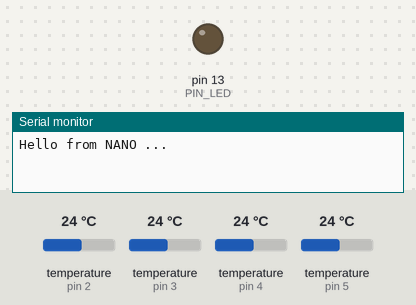
Bench run of a sketch on a simulated Arduino Uno, built with avr-gcc and run on an emulated ATmega328P. Shown: output pins drawn as LEDs (lit = HIGH), the last lines printed to the serial monitor. Inputs (shaded band) come from the test bench; at power-on: temperature (sensors on pin 2, pin 3, pin 4, pin 5) 24 °C. Random numbers use the default seed unless the sketch sets one; pins used as bus, display or sensor lines are not drawn.

Above: at 0.1 s.
At 92.4 s:
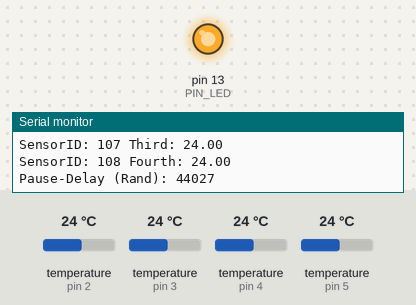
Timing chart, 0 to 99.2 s (numbered marks = the images above):
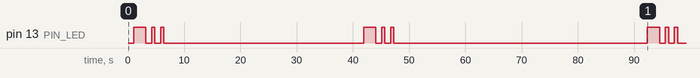

Measured:
- by itself, pin 13 (PIN_LED): LOW → HIGH at 1.0 s, → LOW 2.2 s later, → HIGH 1.0 s later, → LOW 0.58 s later, … (18 changes in this stretch)

The sketch:

NANO_DS1820_4Fach.ino
```cpp
// (licence header left out)
//**************************************************************
// Thanks to: http://www.f6fbb.org/domo/sensors/tx3_th.php
// Thanks to: http://forum.arduino.cc/index.php?topic=155483.0
// Thanks to: https://forum.fhem.de/index.php/topic,50333.0.html
//**************************************************************
//  OneWire DS18S20, DS18B20, DS1822 Temperature Version
//  using this Arduino Library: http://www.pjrc.com/teensy/td_libs_OneWire.html
//  The DallasTemperature library can do all this work for you!
//  http://milesburton.com/Dallas_Temperature_Control_Library
//  http://images.google.de/imgres?imgurl=http://www.tweaking4all.com/wp-content/uploads/2014/03/ds18b20-waterproof.jpg&imgrefurl=http://www.tweaking4all.com/hardware/arduino/arduino-ds18b20-temperature-sensor/&h=988&w=800&tbnid=mowdJDteDQmw_M:&tbnh=104&tbnw=84&docid=7g-v-bKlWHiqKM&usg=__9sTNcsYyWEgAZF-aP5rpUuvCyio=&sa=X&ved=0ahUKEwiRvJfp44HMAhVDDCwKHc1OBgcQ9QEIKjAB
//  http://www.tweaking4all.com/hardware/arduino/arduino-ds18b20-temperature-sensor/
//  https://github.com/PaulStoffregen/OneWire
//  https://arduino-info.wikispaces.com/Brick-Temperature-DS18B20
//  https://arduino-info.wikispaces.com/MultipleTemperatureSensorsToLCD
//  http://www.pjrc.com/teensy/td_libs_OneWire.html
//
//  Hardware Overview and HowTo:
//  http://www.tweaking4all.com/hardware/arduino/arduino-ds18b20-temperature-sensor/
//
//  Additionals:
//  https://gcc.gnu.org/onlinedocs/gcc-3.1/cpp/Standard-Predefined-Macros.html
//  https://gcc.gnu.org/onlinedocs/gcc-3.1/cpp/Invocation.html#Invocation
//  https://gcc.gnu.org/onlinedocs/gcc/Preprocessor-Options.html
//

/* How to connect multiple Sensors:
The DS18B20 Digital Temperature sensor allows you to set multiple in parallel. When doing this, the OneWire library will read all sensors.
For larger networks of sensors (more than 10), using smaller resistors should be considered, for example 1.6 KΩ or even less.
It has been observed that large amounts of sensors (more than 10) in the same network can cause issues (colliding data),
and for that purpose an additional resistor of say 100 … 120 Ω should be added between the data line to the Arduino and the data pin of the sensor, for each sensor !
***/
/*
 * Nano Version:  variable delatime between single send to avoid interference-conflicts with steady time sending sensors.
 *                RCSwitch-Lib added locally.
 */
/******************************************************************************************************************************************************/
//#include "Narcoleptic.h"
#include <Arduino.h>
#include "LaCrosse.h"   //liegen lokal im Verzeichnis!
#include "OneWire.h"    //liegen lokal im Verzeichnis!
#include "RCSwitch.h"   //liegen lokal im Verzeichnis!


//#include <DallasTemperature\DallasTemperature.h>

#define SENSOR_BASIS_ID       105
#define SENSOR_ID_0           SENSOR_BASIS_ID
#define SENSOR_ID_1           SENSOR_BASIS_ID + 1
#define SENSOR_ID_2           SENSOR_BASIS_ID + 2
#define SENSOR_ID_3           SENSOR_BASIS_ID + 3

// Nano-Belegung
#define DALLAS_SENSOR_PIN_0   2       // Nano Belegung ab D2 = PD2
#define DALLAS_SENSOR_PIN_1   3       //
#define DALLAS_SENSOR_PIN_2   4       //
#define DALLAS_SENSOR_PIN_3   5       //
#define TX_433_PIN            12      // PB4 = D12
#define RX_433_PIN            11      // optional 433-RX for RCSwitch

#define PIN_SEND              TX_433_PIN    //--- where digal pin 433 Sender is connected PB0 on ATtiny-85 pin 5 = PB0
#define PIN_LED               13            // Nano Led Pin

//--- prepared for multiple sensor-readings
#define MAXSENSORS            4
#define OW_ROMCODE_SIZE       8

// static 18B20-Instances
OneWire  ds_00(DALLAS_SENSOR_PIN_0);      // on arduino port pin 2 (a 4.7K resistor is necessary, between Vcc and DQ-Pin   1=VCC 2=DQ 3=GND, top view + straight side left)
OneWire  ds_01(DALLAS_SENSOR_PIN_1);
OneWire  ds_02(DALLAS_SENSOR_PIN_2);
OneWire  ds_03(DALLAS_SENSOR_PIN_3);

//--- t,h - floats as Temperature and Humidity part of LaCrosseClass
//--- Message String for // Serial Debug + sprintf buffers
/*
char msg[80];
char tmsg[10];
char hmsg[10];
*/

//--- hold sensor id's
uint8_t gSensorIDs[MAXSENSORS][OW_ROMCODE_SIZE];
unsigned long previousMillis;
unsigned long interval = 5;
byte ledState;
byte onlyOnce = 0;
long randomNumber;

//--- prototypes
void ReadSingleOneWireSensor(OneWire ds);

//------------------------------------------------
void setup()
{
  Serial.begin(57600);

  //--- Serial.begin(115200);
  pinMode(PIN_SEND, OUTPUT);
  pinMode(PIN_LED, OUTPUT);
  pinMode(RX_433_PIN, INPUT);

  //--- preset first SensorId
  LaCrosse.bSensorId = SENSOR_BASIS_ID;

  //--- get a real seed
  randomSeed(analogRead(A0));

  delay(1);
}
//-----------------------------------
void loop()
{
  if (onlyOnce == 0)
  {
    Serial.println("Hello from NANO ...");
    onlyOnce = 1;
  }

  //--- Sensor_1

  LaCrosse.t = 0.0;
  LaCrosse.bSensorId = SENSOR_ID_0;
  ReadSingleOneWireSensor(ds_00);
  digitalWrite(PIN_LED, HIGH);
  LaCrosse.sendTemperature();
  digitalWrite(PIN_LED, LOW);

  Serial.print("SensorID: ");
  Serial.print((byte)LaCrosse.bSensorId);
  Serial.print(" First: ");
  Serial.println((double) LaCrosse.t);

  randomNumber = random(2000);
  delayMicroseconds(1000 + randomNumber );

  //--- Sensor_2
  digitalWrite(PIN_LED, HIGH);
  LaCrosse.t = 0.0;
  ReadSingleOneWireSensor(ds_01);
  LaCrosse.bSensorId = SENSOR_ID_1;
  digitalWrite(PIN_LED, HIGH);
  LaCrosse.sendTemperature();
  digitalWrite(PIN_LED, LOW);

  randomNumber = random(2000);
  delayMicroseconds(1000 + randomNumber);

  Serial.print("SensorID: ");
  Serial.print((byte)LaCrosse.bSensorId);
  Serial.print(" Second: ");
  Serial.println((double)LaCrosse.t);

  //--- Sensor_3

  LaCrosse.t = 0.0;
  LaCrosse.bSensorId = SENSOR_ID_2;
  ReadSingleOneWireSensor(ds_02);
  digitalWrite(PIN_LED, HIGH);
  LaCrosse.sendTemperature();
  digitalWrite(PIN_LED, LOW);

  randomNumber = random(2000);
  delayMicroseconds(1000 + randomNumber);

  Serial.print("SensorID: ");
  Serial.print((byte)LaCrosse.bSensorId);
  Serial.print(" Third: ");
  Serial.println((double)LaCrosse.t);

  //--- Sensor_4
  LaCrosse.t = 0.0;
  LaCrosse.bSensorId = SENSOR_ID_3;
  ReadSingleOneWireSensor(ds_03);
  digitalWrite(PIN_LED, HIGH);
  LaCrosse.sendTemperature();
  digitalWrite(PIN_LED, LOW);

  Serial.print("SensorID: ");
  Serial.print((byte)LaCrosse.bSensorId);
  Serial.print(" Fourth: ");
  Serial.println((double)LaCrosse.t);

  //blinking();
  randomNumber = random(15000);
  randomNumber += 30000;

  Serial.print("Pause-Delay (Rand): ");
  Serial.println((long)randomNumber);
  Serial.println("");
  Serial.println("");

  delay(randomNumber);


  ////--- wait a second between radio-transfers
  //// LaCrosse.sleep(1);
  ////LaCrosse.sendHumidity();
  ////LaCrosse.sleep(50); /* has no power-reduction! */

  ////--- preserve more power during sleep phase
  //pinMode(DALLAS_SENSOR_PIN, INPUT);
  //LaCrosse.setTxPinMode(INPUT);

  ////--- we will wait 5 minutes in reduced power consumption until next data are send.
  //Narcoleptic.delay_minutes(3);

  ////--- set back to normal operation mode
  //pinMode(DALLAS_SENSOR_PIN, OUTPUT);
  //LaCrosse.setTxPinMode(OUTPUT);
}

void ReadSingleOneWireSensor(OneWire ds)
{
  //--- h + t variables holding measurement results
  //--- we do not have a humidity sensor, preset a fictive value
  LaCrosse.h = 12.3;

  //--- read temperature as Celsius (the default), reading now from 18x20-Sensors
  //LaCrosse.t = 27.1;

  //--- 18B20 stuff
  byte i;
  byte present = 0;
  byte type_s;
  byte data[12];
  byte addr[8];
  float celsius, fahrenheit;

  if (!ds.search(addr))
  {
    ds.reset_search();
    delay(250);
    return;
  }

  if (OneWire::crc8(addr, 7) != addr[7])
  {
    //Serial.println("CRC is not valid!");
    //--- blink Led instead?
    return;
  }

  //--- the first ROM byte indicates which chip
  switch (addr[0])
  {
  case 0x10:
    //Serial.println("  Chip = DS18S20");  // or old DS1820
    type_s = 1;
    break;
  case 0x28:
    // Serial.println("  Chip = DS18B20");
    type_s = 0;
    break;
  case 0x22:
    // Serial.println("  Chip = DS1822");
    type_s = 0;
    break;
  default:
    // Serial.println("Device is not a DS18x20 family device.");
    return;
  }

  ds.reset();

  ds.select(addr);

  ds.write(0x44);        // start conversion, use alternatively ds.write(0x44,1) with parasite power on at the end

  delay(1000);     // maybe 750ms is enough, maybe not
           // we might do a ds.depower() here, but the reset will take care of it.

  present = ds.reset();

  ds.select(addr);

  ds.write(0xBE);         //--- read scratchpad

  for (i = 0; i < 9; i++)
  {
    //--- we need 9 bytes
    data[i] = ds.read();
  }

  //--- Convert the data to actual temperature
  //--- because the result is a 16 bit signed integer, it should
  //--- be stored to an "int16_t" type, which is always 16 bits
  //--- even when compiled on a 32 bit processor.
  int16_t raw = (data[1] << 8) | data[0];
  if (type_s)
  {
    raw = raw << 3;     //--- 9 bit resolution default
    if (data[7] == 0x10)
    {
      //--- "count remain" gives full 12 bit resolution
      raw = (raw & 0xFFF0) + 12 - data[6];
    };
  }
  else
  {
    byte cfg = (data[4] & 0x60);
    // at lower res, the low bits are undefined, so let's zero them
    if (cfg == 0x00) raw = raw & ~7;  // 9 bit resolution, 93.75 ms
    else if (cfg == 0x20) raw = raw & ~3; // 10 bit res, 187.5 ms
    else if (cfg == 0x40) raw = raw & ~1; // 11 bit res, 375 ms
                        //// default is 12 bit resolution, 750 ms conversion time
  };

  celsius = (float)raw / 16.0;
  fahrenheit = celsius * 1.8 + 32.0;

  //--- t (float) is sended value  by LaCrosse,
  // use alternatively LaCrosse.setSensorId(id)
  LaCrosse.t = celsius;

  //---- Check if any reads failed and exit early (to try again).
  if (isnan(LaCrosse.h) || isnan(LaCrosse.t))
  {
    // led blink?
    //--- signalize error condition
    LaCrosse.t = -99.0;
    LaCrosse.h = 99.9;
    return;
  };
}
//-------------------------------------------------------------------------
void blinking() {
  unsigned long currentMillis = millis();
  if (currentMillis - previousMillis > interval) {
    previousMillis = currentMillis;
    ledState = !ledState;
    digitalWrite(PIN_LED, ledState);
  }
}
//-------------------------------------------------------------------------
```

LaCrosse.cpp
```cpp
#include <Arduino.h>
#include "LaCrosse.h"

#ifndef PIN_SEND
	#define	PIN_SEND	12  // PB0 on Pin 5,  set TX to Arduino-D4 on PIN 3
#endif

#ifndef SENSORID
	#define SENSORID		122
#endif

#define MODELID		0x0A   //--- LaCrosse-Protocol: Fix defines a TX3 Sensor
#define COM_TEMP	0x00   //--- Command key for Transmitting Temperature
#define COM_HUM		0x0E   //--- Command key for Transmitting Humidity

#define DELAYTIME	60				//--- 1 Minutes delay between Measaurements
#define REPEATMSG   5				//--- No of repeats of radio message

volatile uint8_t bSensorId = 100;

//--- Message String for // Serial Debug + sprintf buffers
char msg[80];
char tmsg[10];
char hmsg[10];

int tens, ones, tenths;   //--- Nibles for tens, ones and tenths
int checksum;             //--- Nible for Checksum

//--- Dynamic nibles which will be calculated
int nible1, nible2, nible3, nible4, nible5;
int parity		= 0;       //--- Parity Bit

//--- Duration of pulses and delays
int iLongPulse	= 975;
int iShortPulse = 250;
int iDelay		= 1450;

//--- Temperature and Hunidity
//float t, h;

//---------------------------------
void LaCrosseClass::setTxPinMode(byte value)
{
	pinMode(PIN_SEND, value);
}

void LaCrosseClass::setSensorId(byte id)
{
	bSensorId = id;
}
//---------------------------------
void LaCrosseClass::O()
{ // sends zero
	digitalWrite(PIN_SEND, HIGH);
	delayMicroseconds(iLongPulse);
	digitalWrite(PIN_SEND, LOW);
	delayMicroseconds(iDelay);
}
//---------------------------------
void LaCrosseClass::I()
{ // sends onde
	digitalWrite(PIN_SEND, HIGH);
	delayMicroseconds(iShortPulse);
	digitalWrite(PIN_SEND, LOW);
	delayMicroseconds(iDelay);
}
//---------------------------------
void LaCrosseClass::CalcNibles()
{
	int idr;
	//-- left  nible of Model
	nible1 = MODELID / 0x10;
	// right  nible of Model
	nible2 = MODELID & 0xF;

	// Nible 4 is the left part of the SensorId
	// 1101 111?
	// 0110 1111
	nible4 = bSensorId / 0x08;
	//// Serial.println(nible4);

	// For Parity we need the last 3 bits of the Sensor ID
	idr = bSensorId & 0x7;

	// Parity bit makes even parity for sum
	parity = (nible4 + idr + tens + ones + tenths + tens + ones) & 0x1;

	// nible 5 is last 3 digits of Sensor and parity bit
	nible5 = ((idr * 0x2) + parity) & 0xf;

	// Checksum nible of all nibles
	checksum = (nible1 + nible2 + nible3 + nible4 + nible5 + tens + ones + tenths + tens + ones) & 0xF;
}
//-----------------------------------
void LaCrosseClass::SendNibble(int i)
{
	if (i & 8) I(); else O();
	if (i & 4) I(); else O();
	if (i & 2) I(); else O();
	if (i & 1) I(); else O();
	sprintf(msg, "%x", i);
}
//-----------------------------------
void LaCrosseClass::sendNibles()
{
	int i;
	CalcNibles();
	for (i = 0; i < REPEATMSG; i++)
	{
		SendNibble(nible1);
		SendNibble(nible2);
		SendNibble(nible3);
		SendNibble(nible4);
		SendNibble(nible5);
		SendNibble(tens);
		SendNibble(ones);
		SendNibble(tenths);
		SendNibble(tens);
		SendNibble(ones);
		SendNibble(checksum);
		delay(20);
	}
}
//-----------------------------------
void LaCrosseClass::CalcTemp()
{
	// Temperature has an offset of 50 degrees, makes possible to transmit neg. Values
	tens = (int(t) / 10) + 5;
	ones = (int(t) % 10);
	tenths = (int(t*10.0) % 10);

	// We will send a temperature
	nible3 = COM_TEMP;
}
//-----------------------------------
void LaCrosseClass::CalcHum() {
	// Humidity values go from 00.0 to 99.99, so no negative adjustment neccessary
	tens = (int(h) / 10);
	ones = (int(h) % 10);
	tenths = (int(h*10.0) % 10);
	nible3 = COM_HUM;
}
//-----------------------------------
void LaCrosseClass::sendTemperature()
{
	CalcTemp();
	sendNibles();
}
//-----------------------------------
void LaCrosseClass::sendHumidity()
{
	CalcHum();
	sendNibles();
}
//-----------------------------------
void LaCrosseClass::sleep(int sek)
{
	int i;
	for (i = 0; i < sek; i++)
	{
		delay(1000);
	}
}
//-----------------------------------
int LaCrosseClass::freeRam()
{
	extern int __heap_start, *__brkval;
	int v;
	return (int)&v - (__brkval == 0 ? (int)&__heap_start : (int)__brkval);
}
//---------------------------------------------------------
//---------------------------------------------------------
//--- set class-instance
LaCrosseClass LaCrosse;
//---------------------------------------------------------
```

LaCrosse.h
```cpp
/* LaCrosse - Header */

#ifndef LaCrosse_h
	#define LaCrosse_h

		#include <Arduino.h>
		#include <inttypes.h>
		#include <stdbool.h>

	class LaCrosseClass
	{
	  public:
		  void setTxPinMode(byte value);
		  void setSensorId(byte SensorId);
		  void sendTemperature();
		  void sendHumidity();
		  void sleep(int sek);
		  //--- Temperature and Hunidity
		  float t, h;
		  byte bSensorId;
	  private:
		void O();
		void I();
		void CalcNibles();
		void SendNibble(int i);
		void sendNibles();
		void CalcTemp();
		void CalcHum();
		int freeRam();
	};

	extern LaCrosseClass LaCrosse;

#endif
```

Narcoleptic.cpp
```cpp
// (licence header left out)
#include <avr/io.h>
#include <avr/interrupt.h>
#include <avr/common.h>
#include <avr/wdt.h>
#include <avr/sleep.h>
#include "Narcoleptic.h"


#ifndef cbi
	#define cbi(sfr, bit) (_SFR_BYTE(sfr) &= ~_BV(bit))
#endif
#ifndef sbi
	#define sbi(sfr, bit) (_SFR_BYTE(sfr) |= _BV(bit))
#endif

// mod to support attiny85
#if defined(__AVR_ATtiny85__)
	#define WDTCSR WDTCR
#endif
//----------------------------------------------------
SIGNAL(WDT_vect)
{
  wdt_disable();
  wdt_reset();
  WDTCSR &= ~_BV(WDIE);
}
//----------------------------------------------------
void NarcolepticClass::sleep(uint8_t wdt_period)
{
  wdt_enable(wdt_period);
  wdt_reset();
  WDTCSR |= _BV(WDIE);
  cbi(ADCSRA, ADEN);                    //20160508_juergs added, switch Analog to Digitalconverter OFF
  set_sleep_mode(SLEEP_MODE_PWR_DOWN);
  sleep_mode();
  wdt_disable();
  sbi(ADCSRA, ADEN);                    //20160508_juergs added,  switch Analog to Digitalconverter ON
  WDTCSR &= ~_BV(WDIE);
}
//----------------------------------------------------
//--- Allows us to specify a sleep time in minutes.
void NarcolepticClass::delay_minutes(int minutes)
{
		// --- 30 sec (* 1000 ms) * 2 = 1 Minute
  for (int count = 0; count < (minutes * 2); count++){
    Narcoleptic.delay_millis(30000);
  }
}
//----------------------------------------------------
void NarcolepticClass::delay_millis(unsigned int milliseconds) {
  while (milliseconds >= 8000) { sleep(WDTO_8S); milliseconds -= 8000; }
  if (milliseconds >= 4000)    { sleep(WDTO_4S); milliseconds -= 4000; }
  if (milliseconds >= 2000)    { sleep(WDTO_2S); milliseconds -= 2000; }
  if (milliseconds >= 1000)    { sleep(WDTO_1S); milliseconds -= 1000; }
  if (milliseconds >= 500)     { sleep(WDTO_500MS); milliseconds -= 500; }
  if (milliseconds >= 250)     { sleep(WDTO_250MS); milliseconds -= 250; }
  if (milliseconds >= 125)     { sleep(WDTO_120MS); milliseconds -= 120; }
  if (milliseconds >= 64)      { sleep(WDTO_60MS); milliseconds -= 60; }
  if (milliseconds >= 32)      { sleep(WDTO_30MS); milliseconds -= 30; }
  if (milliseconds >= 16)      { sleep(WDTO_15MS); milliseconds -= 15; }
}

//----------------------------------------------------
// the instance
NarcolepticClass Narcoleptic;
```

Narcoleptic.h
```cpp
// (licence header left out)
#ifndef Narcoleptic_h
#define Narcoleptic_h

#include <inttypes.h>
#include <stdbool.h>

class NarcolepticClass
{
  public:
    void delay_millis(unsigned int milliseconds);
	void delay_minutes(int minutes);
  private:
    void sleep(uint8_t);
};
extern NarcolepticClass Narcoleptic;

#endif
```
